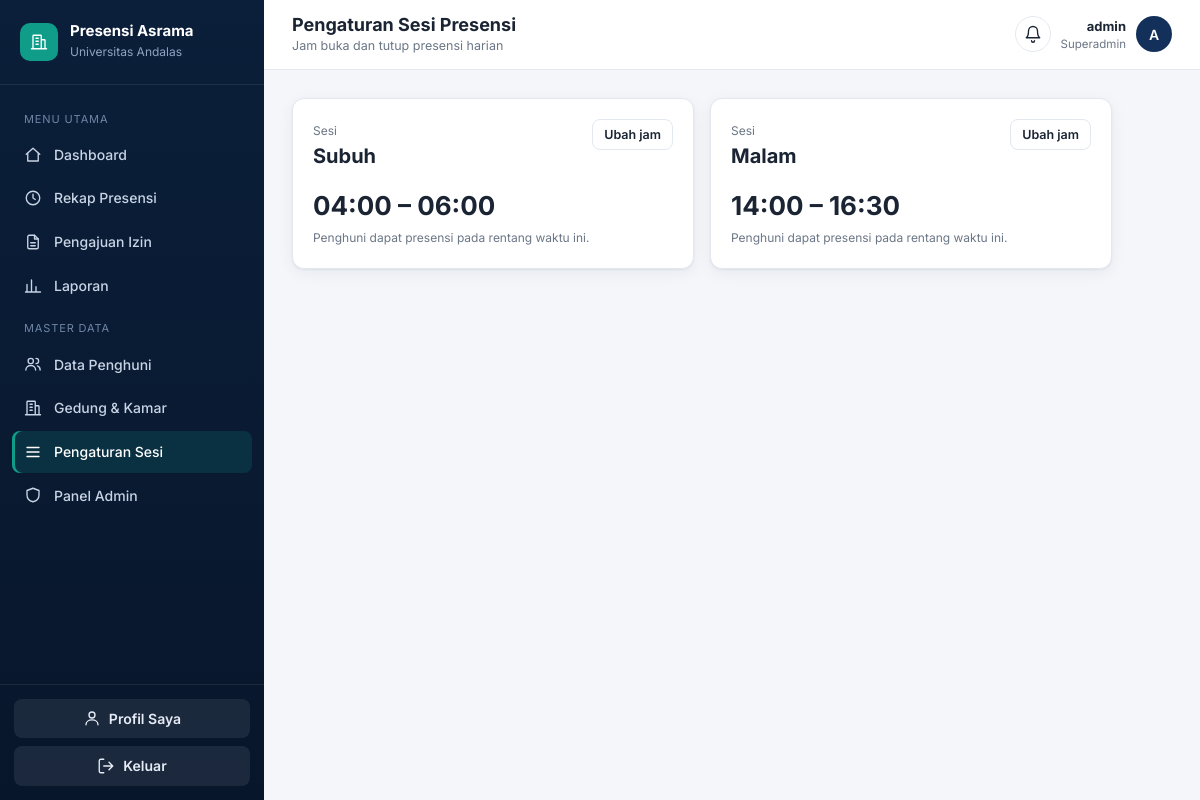
Screenshot of /kelola/sesi/ (signed in) with the database file from the repository.
### accounts/models.py (models this page shows, shortened)
class User(AbstractUser):
    ROLE_CHOICES = (
        ('superadmin', 'Superadmin'),
        ('fasil', 'Fasilitator'),
        ('penghuni', 'Penghuni'),
    )
    nim_nip = models.CharField(max_length=30, unique=True, null=True, blank=True)
    role = models.CharField(max_length=20, choices=ROLE_CHOICES, default='penghuni')

class SesiPresensi(models.Model):
    NAMA_SESI_CHOICES = (
        ('subuh', 'Subuh'),
        ('malam', 'Malam'),
    )
    nama_sesi = models.CharField(max_length=10, choices=NAMA_SESI_CHOICES)
    jam_mulai = models.TimeField()
    jam_selesai = models.TimeField()

### accounts/views.py (the view)
# urls.py: path('kelola/sesi/', accounts_views.sesi_list, name='sesi_list'),
@login_required
def sesi_list(request):
    if not is_admin(request.user):
        return _tolak_non_staf(request)
    sesi_list = SesiPresensi.objects.order_by('jam_mulai')
    return render(request, 'sesi_list.html', {
        'sesi_list': sesi_list,
        'sesi_bisa_ditambah': sesi_list.count() < len(SesiPresensi.NAMA_SESI_CHOICES),
    })

### accounts/context_processors.py (called while the page is built, shortened)
def notifikasi(request):
    u = request.user
    if not u.is_authenticated:
        return {}
    items = []
    if is_staf(u):
        n = PengajuanIzin.objects.filter(status_persetujuan='pending').count()
        if n:
            items.append({'teks': f'{n} pengajuan izin menunggu persetujuan', 'url': reverse('izin_list'), 'tone': 'pending'})
    return {'notif_items': items}

### accounts/views.py (called while the page is built)
def is_admin(u):
    return u.is_superuser or u.role == 'superadmin'

def is_staf(u):
    return is_admin(u) or is_fasil(u)

### templates/sesi_list.html (shortened to what this page needs)
{% extends "base.html" %}
{% block heading %}Pengaturan Sesi Presensi{% endblock %}
{% block subheading %}Jam buka dan tutup presensi harian{% endblock %}
{% block content %}
<div class="grid g-2" style="max-width:820px">
  {% for s in sesi_list %}
  <div class="card card-body">
    <div style="display:flex;justify-content:space-between;align-items:start">
      <div><small>Sesi</small><h2 style="font-size:20px">{{ s.get_nama_sesi_display }}</h2></div>
      <a class="btn btn-sm" href="{% url 'sesi_ubah' s.id %}">Ubah jam</a>
    </div>
    <p style="font-size:26px;font-weight:700;margin-top:14px">{{ s.jam_mulai|time:"H:i" }} – {{ s.jam_selesai|time:"H:i" }}</p>
    <small>Penghuni dapat presensi pada rentang waktu ini.</small>
  </div>
  {% empty %}<div class="card empty" style="grid-column:1/-1"><b>Belum ada sesi</b>{% if sesi_bisa_ditambah %}Gunakan tombol Tambah sesi untuk mengatur sesi presensi.{% endif %}</div>{% endfor %}
</div>
{% endblock %}

### templates/base.html (shortened to what this page needs)
{% load static %}<!DOCTYPE html>
<html lang="id">
<head>
  <link rel="stylesheet" href="{% static 'css/app.css' %}">
</head>
<body>
{% with page=request.resolver_match.url_name %}
<div class="app">
  <aside class="sidebar" id="sidebar">
    <div class="brand">
      <div class="brand-mark"><svg class="icon"><use href="#i-building"/></svg></div>
      <div><b>Presensi Asrama</b><small>Universitas Andalas</small></div>
    </div>
    <nav class="nav">
      {% if user.is_superuser or user.role == 'superadmin' %}
        <div class="nav-label">Menu Utama</div>
        <a href="{% url 'home' %}" class="{% if page == 'home' %}active{% endif %}"><svg class="icon"><use href="#i-home"/></svg>Dashboard</a>
        <a href="{% url 'riwayat' %}" class="{% if page == 'riwayat' %}active{% endif %}"><svg class="icon"><use href="#i-clock"/></svg>Rekap Presensi</a>
        <a href="{% url 'izin_list' %}" class="{% if page == 'izin_list' or page == 'izin_detail' %}active{% endif %}"><svg class="icon"><use href="#i-file"/></svg>Pengajuan Izin</a>
        <a href="{% url 'laporan' %}" class="{% if page == 'laporan' %}active{% endif %}"><svg class="icon"><use href="#i-chart"/></svg>Laporan</a>
        <div class="nav-label">Master Data</div>
        <a href="{% url 'penghuni_list' %}" class="{% if page == 'penghuni_list' %}active{% endif %}"><svg class="icon"><use href="#i-users"/></svg>Data Penghuni</a>
        <a href="{% url 'gedung_list' %}" class="{% if page == 'gedung_list' %}active{% endif %}"><svg class="icon"><use href="#i-building"/></svg>Gedung &amp; Kamar</a>
        <a href="{% url 'sesi_list' %}" class="{% if page == 'sesi_list' or page == 'sesi_ubah' %}active{% endif %}"><svg class="icon"><use href="#i-sliders"/></svg>Pengaturan Sesi</a>
        {% if user.is_staff %}<a href="{% url 'admin:index' %}"><svg class="icon"><use href="#i-shield"/></svg>Panel Admin</a>{% endif %}
      {% endif %}
    </nav>
    <div class="sidebar-foot">
      <a class="btn" href="{% url 'profil' %}" style="margin-bottom:8px"><svg class="icon"><use href="#i-user"/></svg>Profil Saya</a>
      <form method="post" action="{% url 'logout' %}">{% csrf_token %}
        <button class="btn"><svg class="icon"><use href="#i-logout"/></svg>Keluar</button>
      </form>
    </div>
  </aside>
  <div class="main">
    <header class="topbar">
      <div><h1>{% block heading %}Dashboard{% endblock %}</h1><p>{% block subheading %}{% endblock %}</p></div>
      <div class="user-chip no-print">
        <details class="notif"><summary aria-label="Notifikasi"><svg class="icon"><use href="#i-bell"/></svg>{% if notif_items %}<em>{{ notif_items|length }}</em>{% endif %}</summary>
          </details>
        <div class="meta"><b>{{ user.get_full_name|default:user.username }}</b>
          <small>{% if user.is_superuser %}Superadmin{% else %}{{ user.get_role_display }}{% endif %}{% if user.nim_nip %} · {{ user.nim_nip }}{% endif %}</small></div>
        <a href="{% url 'profil' %}" class="avatar" style="text-decoration:none">{{ user.get_full_name|default:user.username|slice:":1"|upper }}</a>
      </div>
    </header>
    <main class="content">
      {% block content %}{% endblock %}
    </main>
  </div>
</div>
{% endwith %}
</body>
</html>

### static/css/app.css (style rules this page uses)
:root { --navy-950:#08162B; --navy-900:#0B1F3A; --navy-800:#12305A; --primary:#1D4E89; --primary-600:#173F70; --accent:#0F9D8A; --accent-600:#0B8474; --bg:#F4F6FA; --surface:#FFFFFF; --border:#E3E8F0; --text:#1B2433; --muted:#6B7686; --radius:12px; --shadow:0 1px 2px rgba(11,31,58,.06),0 4px 16px rgba(11,31,58,.06); }
* { box-sizing:border-box;margin:0;padding:0 }
body { font-family:'Inter',system-ui,-apple-system,'Segoe UI',Roboto,sans-serif;background:var(--bg);color:var(--text);font-size:14px;line-height:1.55;-webkit-font-smoothing:antialiased }
a { color:var(--primary);text-decoration:none }
small { color:var(--muted);font-size:12px }
.icon { width:18px;height:18px;fill:none;stroke:currentColor;stroke-width:1.8;stroke-linecap:round;stroke-linejoin:round;flex:none }
.app { display:flex;min-height:100vh }
.sidebar { width:264px;background:linear-gradient(180deg,var(--navy-900),var(--navy-950));color:#C9D4E5;display:flex;flex-direction:column;position:fixed;inset:0 auto 0 0;z-index:40;transition:transform .2s }
.brand { display:flex;gap:12px;align-items:center;padding:22px 20px;border-bottom:1px solid rgba(255,255,255,.08) }
.brand-mark { width:38px;height:38px;border-radius:10px;background:var(--accent);display:grid;place-items:center;color:#fff }
.brand b { display:block;color:#fff;font-size:15px;line-height:1.2 }
.brand small { color:#8FA3C0 }
.nav { padding:14px 12px;flex:1;overflow:auto }
.nav-label { font-size:11px;text-transform:uppercase;letter-spacing:.08em;color:#6F85A6;padding:12px 12px 6px }
.nav a { display:flex;gap:12px;align-items:center;padding:10px 12px;border-radius:8px;color:#C9D4E5;font-weight:500;margin-bottom:2px }
.nav a.active { background:rgba(15,157,138,.18);color:#fff;box-shadow:inset 3px 0 0 var(--accent) }
.sidebar-foot { padding:14px;border-top:1px solid rgba(255,255,255,.08) }
.sidebar-foot .btn { width:100%;justify-content:center;background:rgba(255,255,255,.08);color:#E6ECF5;border:0 }
.main { margin-left:264px;flex:1;min-width:0 }
.topbar { position:sticky;top:0;z-index:30;background:rgba(255,255,255,.92);backdrop-filter:blur(8px);border-bottom:1px solid var(--border);display:flex;align-items:center;gap:14px;padding:14px 28px }
.topbar h1 { font-size:18px;font-weight:700;line-height:1.2 }
.topbar p { color:var(--muted);font-size:12.5px }
.user-chip { margin-left:auto;display:flex;align-items:center;gap:10px }
.user-chip .meta { text-align:right;line-height:1.25 }
.user-chip .meta b { display:block;font-size:13px }
.user-chip .meta small { font-size:11.5px }
.avatar { width:36px;height:36px;border-radius:50%;background:var(--navy-800);color:#fff;display:grid;place-items:center;font-weight:600 }
.content { padding:28px;max-width:1280px }
.card { background:var(--surface);border:1px solid var(--border);border-radius:var(--radius);box-shadow:var(--shadow) }
.card-body { padding:20px }
.grid { display:grid;gap:16px }
.g-2 { grid-template-columns:repeat(2,1fr) }
.btn { display:inline-flex;align-items:center;gap:8px;padding:9px 16px;border-radius:8px;border:1px solid var(--border);background:#fff;color:var(--text);font:inherit;font-weight:600;cursor:pointer;transition:.15s }
.btn-sm { padding:5px 11px;font-size:12.5px }
.notif { position:relative }
.notif summary { list-style:none;cursor:pointer;width:36px;height:36px;border:1px solid var(--border);border-radius:50%;display:grid;place-items:center;position:relative;color:var(--text) }

### rows the page displays
User: get_full_name "admin", get_full_name "A"
SesiPresensi: nama_sesi "Subuh", jam_mulai "04:00", jam_selesai "06:00"
SesiPresensi: nama_sesi "Malam", jam_mulai "14:00", jam_selesai "16:30"
